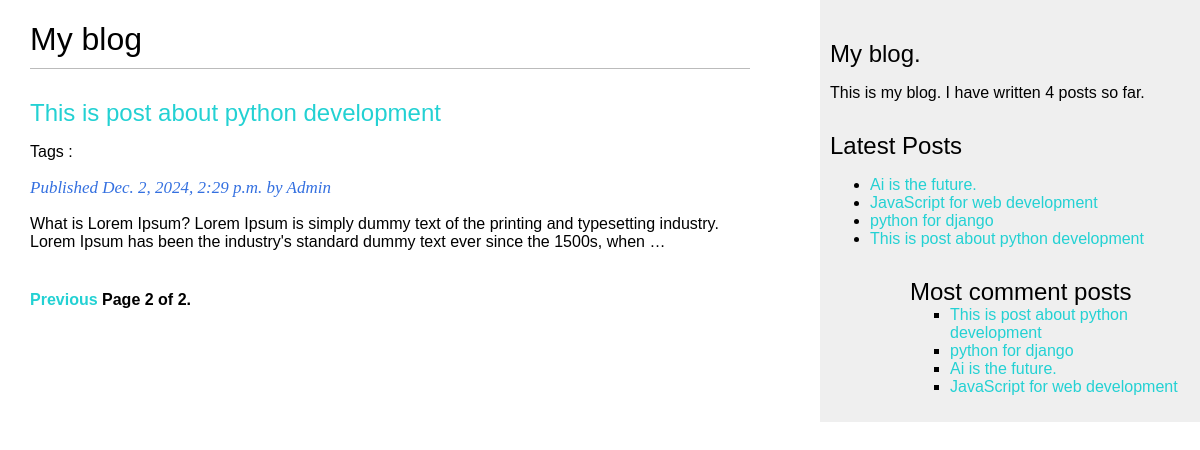
The page /blog/?page=2 on the database as committed earlier.
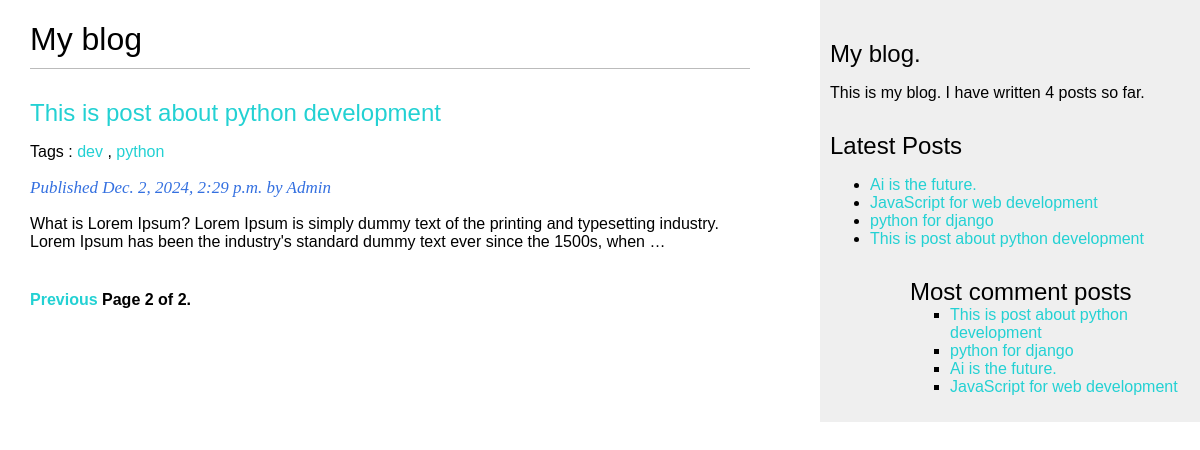
The same page on the database as committed later.
### blog/models.py (models this page shows, shortened)
class Post(models.Model):
    class Status(models.TextChoices):
        DRAFT = 'DF' ,'Draft'
        PUBLISHED = 'PB' , 'Published'
    title = models.CharField(max_length=250)
    slug = models.SlugField(
                            max_length=250,
                            unique_for_date='publish'
                            )
    author = models.ForeignKey(
        settings.AUTH_USER_MODEL,
        on_delete=models.CASCADE,
        related_name='blog_posts'
    )
    body = models.TextField()
    publish = models.DateTimeField(default=timezone.now)
    created = models.DateTimeField(auto_now_add=True)
    updated = models.DateTimeField(auto_now=True)
    status = models.CharField(
        max_length=2,
        choices=Status,
        default=Status.DRAFT
    )
    objects = models.Manager()
    published = PublishManager()
    tags = TaggableManager()
    class Meta:
        ordering = ['-publish']
        indexes = models.Index(fields=['-publish']),
    def get_absolute_url(self):
        return reverse('blog:post_detail',
                       args=[self.publish.year,
                             self.publish.month,
                             self.publish.day,
                             self.slug])

### blog/views.py (the view)
# urls.py: path('',views.post_list,name='post_list'),
def post_list(request,tag_slug=None):
    post_list = Post.objects.all()
    tag = None
    if tag_slug:
        tag = get_object_or_404(Tag,slug=tag_slug)
        post_list =post_list.filter(tags__in=[tag])
    paginator = Paginator(post_list,3)
    page_number = request.GET.get('page',1)
    try:
        posts = paginator.page(page_number)
    except EmptyPage:
        posts = paginator.page(paginator.num_pages)
    except PageNotAnInteger:
        posts = paginator.page(1)
    return render(request,
                  'blog/post/list.html',{
                      'posts':posts,
                      'tag': tag
                  })

### blog/models.py (called while the page is built)
    def get_queryset(self):
        return (super().get_queryset().filter(status=Post.Status.PUBLISHED))

### blog/templatetags/blog_tags.py (called while the page is built)
@register.simple_tag
def total_tags():
    return Post.published.count()

@register.inclusion_tag("blog/post/latest_post.html")
def show_latest_posts(count=5):
    latest_posts = Post.published.order_by('-publish')[:5]
    return {
        'latest_posts': latest_posts
    }

@register.simple_tag
def get_comment_posts(count=5):
    return Post.published.annotate(
        total_comments = Count('comments')
    ).order_by('-total_comments')[:5]

### blog/templates/blog/post/list.html (shortened to what this page needs)
{% extends "blog/base.html" %}
{% block content %}
   <h1>My blog</h1>
   {% for post in posts %}
      <h2>
        <a href="{{post.get_absolute_url}}">{{post.title}}</a>
      </h2>
      <p class="tags">
        Tags :
        {% for tag in post.tags.all  %}
            <a href="{% url 'blog:post_list_by_tag' tag.slug %}">{{tag.name}}</a>
            {% if not forloop.last %},{% endif %}
        {% endfor %}
      </p>
      <p class="date">
        Published {{post.publish}} by {{post.author}}
      </p>
      {{post.body | truncatewords:30 | linebreaks}}
   {% endfor %}
  {% include "pagination.html" with page=posts%}
{% endblock content %}

### blog/templates/blog/base.html (shortened to what this page needs)
{% load static %}
{% load blog_tags %}
<!DOCTYPE html>
<html>
    <head>
        <link href="{% static 'css/blog.css' %}" rel="stylesheet">
    </head>
    <body>
        <div id="content">
            {% block content %}
            {% endblock content %}
        </div>
        <div id="sidebar">
            <h2>My blog.</h2>
            <p>This is my blog.
              I have written {% total_tags %} posts so far.
            </p>
            <h2>Latest Posts</h2>
            {% show_latest_posts 3 %}
            <h2>Most comment posts</h2>
            {% get_comment_posts as most_comment_post %}
            <ul>
                {% for post in most_comment_post %}
                  <li>
                    <a href="{{post.get_absolute_url}}">{{post.title}}</a>
                  </li>
                {% endfor %}
            </ul>
        </div>
    </body>
</html>

### blog/templates/blog/post/latest_post.html
<ul>
    {% for post in latest_posts %}
      <li>
         <a href="{{post.get_absolute_url}}">{{post.title}}</a>
      </li>
    {% endfor %}
<ul>

Rows that differ between the two databases and show on the page:
added Tag: name "dev", shown under Post "This is post about python development"
added Tag: name "python", shown under Post "This is post about python development"
